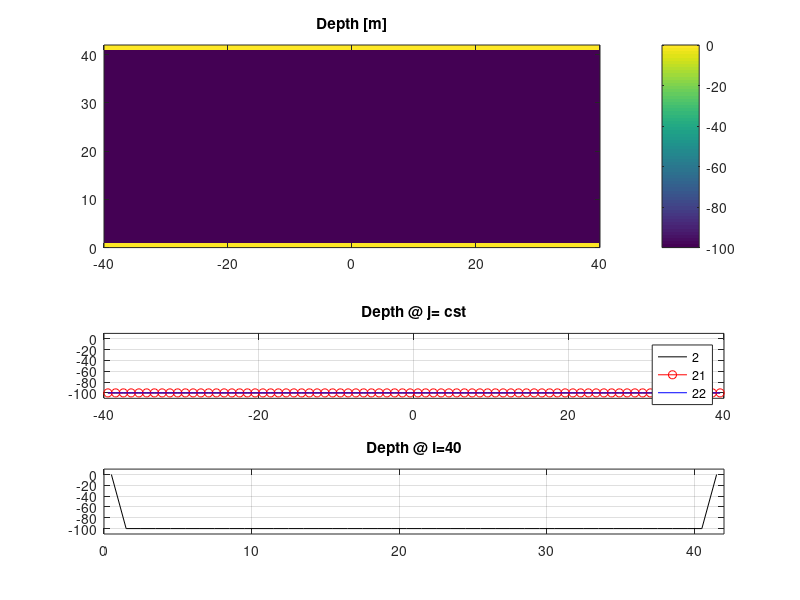
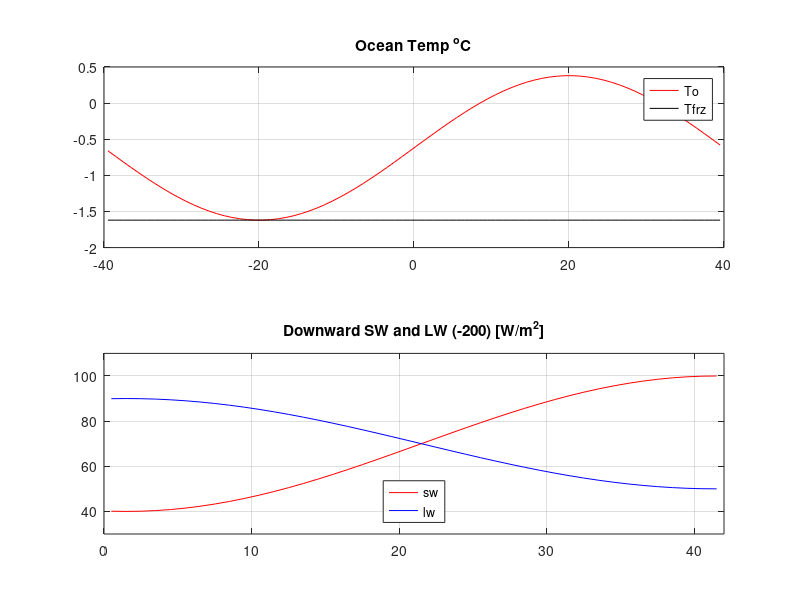
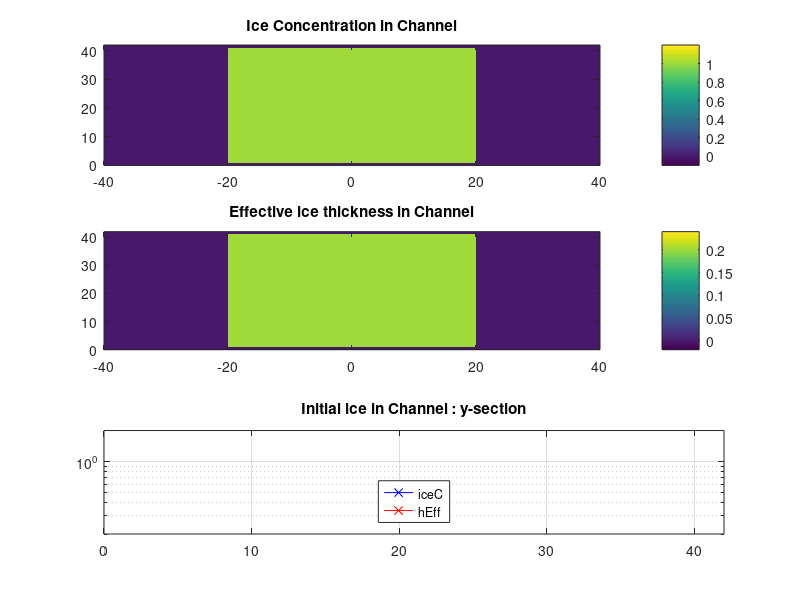

Write MATLAB code to recreate these figures, in order.

kwr=0;
%kwr=-1;
nx=80; ny=42; nr=3; nt=1;

xc=[1:nx]; xc=xc-mean(xc);
yc=[1:ny]-.5;

%------------------------------------------------------

windx=10.;
H0=-100.;

namf='channel.bin';
depth=H0*ones(nx,ny); depth(:,1)=0.; depth(:,ny)=0.;
if kwr > 0,
 fprintf('write to file: %s\n',namf);
 fid=fopen(namf,'w','b'); fwrite(fid,depth,'real*8'); fclose(fid);
end

namf='windx.bin';
wnd=windx*ones(nx,ny,nt);
if kwr > 0,
 fprintf('write to file: %s\n',namf);
 fid=fopen(namf,'w','b'); fwrite(fid,wnd,'real*8'); fclose(fid);
end

%- file name convention: "const_{xx}.bin" <-> uniform value = xx (in percent)
namf='const_00.bin';
fld=0*ones(nx,ny,nt);
if kwr > 0,
 fprintf('write to file: %s\n',namf);
 fid=fopen(namf,'w','b'); fwrite(fid,fld,'real*8'); fclose(fid);
end

namf='const100.bin'; w0=1.;
%var=w0*ones(nx,ny);
%if kwr > 0,
% fprintf('write to file: %s\n',namf);
% fid=fopen(namf,'w','b'); fwrite(fid,var,'real*8'); fclose(fid);
%end

namf='const+20.bin'; w0=0.2;
var=w0*ones(nx,ny);
if kwr > 0,
 fprintf('write to file: %s\n',namf);
 fid=fopen(namf,'w','b'); fwrite(fid,var,'real*8'); fclose(fid);
end

namf='ice0_area.bin'; iceC0=1.;
iceConc=zeros(nx,ny);
iceConc(21:60,:)=iceC0;
iceConc(:,1)=0; iceConc(:,ny)=0;
if kwr > 0,
 fprintf('write to file: %s\n',namf);
 fid=fopen(namf,'w','b'); fwrite(fid,iceConc,'real*8'); fclose(fid);
end

namf='ice0_heff.bin'; iceH0=0.2;
%iceVol=iceConc*iceH0;
%if kwr > 0,
% fprintf('write to file: %s\n',namf);
% fid=fopen(namf,'w','b'); fwrite(fid,iceVol,'real*8'); fclose(fid);
%end

%------------------------------------------------------

dsw0=70; dswA=30;
ymid=(yc(2)+yc(ny))/2;
ysn=yc-ymid ; ysn=ysn/(yc(ny)-yc(2)); ysn=sin(pi*ysn);

namf=['dsw_',int2str(dsw0),'y.bin'];
dsw_y=dsw0+dswA*ysn;
fld=ones(nx,1)*dsw_y;
if kwr > 0,
 fprintf('write to file: %s\n',namf);
 fid=fopen(namf,'w','b'); fwrite(fid,fld,'real*8'); fclose(fid);
end

dlw0=270; dlwA=-20;
namf=['dlw_',int2str(dlw0),'y.bin'];
dlw_y=dlw0+dlwA*ysn;
fld=ones(nx,1)*dlw_y;
if kwr > 0,
 fprintf('write to file: %s\n',namf);
 fid=fopen(namf,'w','b'); fwrite(fid,fld,'real*8'); fclose(fid);
end

cel2K=273.15; taC=-10;
%ta0=cel2K+taC; 
%- cheapAML works in deg.C
ta0=taC;
ta=ta0*ones(nx,ny);
namf=['tair_',int2str(taC),'.bin'];
if kwr > 0,
 fprintf('write to file: %s\n',namf);
 fid=fopen(namf,'w','b'); fwrite(fid,ta,'real*8'); fclose(fid);
end;

cvapor_fac     =   640380.000  ;
cvapor_exp     =     5107.400  ;
atmrho         =        1.200  ;
rh=70; %- specific humid <--> 70.% relative humid
taK=cel2K+taC;
tmpbulk = cvapor_fac*exp(-cvapor_exp./taK);
qa0= (rh/100.)*tmpbulk/atmrho ;
qa=qa0*ones(nx,ny);
namf=['qa',int2str(rh),'_',int2str(taC),'.bin'];
if kwr > 0,
 fprintf('write to file: %s\n',namf);
 fid=fopen(namf,'w','b'); fwrite(fid,qa,'real*8'); fclose(fid);
end;

%- salinity
sCst=30;
so=sCst*ones(nx,ny,nt);
namf='socn.bin';
%if kwr > 0,
% fprintf('write to file: %s\n',namf);
% fid=fopen(namf,'w','b'); fwrite(fid,so,'real*8'); fclose(fid);
%end;

muTf = 5.4e-2;
tfreeze=-muTf*sCst;
fprintf('T-freeze = %10.6f\n',tfreeze);
dtx=1; %- dtx = amplitude of relaxing ocean temp variations in X-dir
%to_x=tfreeze + dtx*sin(pi*(1+2*xc'/nx)) + dtx;
to_x=tfreeze + dtx*sin(pi*(2*xc'/nx)) + dtx;
  mnV=min(to_x); MxV=max(to_x); Avr=mean(to_x);
  fprintf(' SST* av,mn,Mx: %9.6f , %9.6f , %9.6f , %9.6f\n',Avr,mnV,MxV,MxV-mnV);
to=repmat(to_x,[1 ny nt]);
namf=['tocn_',int2str(dtx),'x.bin'];
if kwr > 0,
 fprintf('write to file: %s\n',namf);
 fid=fopen(namf,'w','b'); fwrite(fid,to,'real*8'); fclose(fid);
end;

%-- make some plots to check: ----------------

hScal=[-1.1 0.1]*abs(H0);
figure(1); clf;
subplot(211);
var=depth;
imagesc(xc,yc,var'); set(gca,'YDir','normal');
%caxis(hScal);
%change_colmap(-1);
colorbar;
title('Depth [m]');

subplot(413);
var=depth;
j1=2;
j2=ny/2;
j3=j2+1;
plot(xc,var(:,j1),'k-')
hold on; j=j+1;
plot(xc,var(:,j2),'ro-')
plot(xc,var(:,j3),'b-')
hold off;
axis([-nx/2 nx/2 hScal]);
grid
legend(int2str(j1),int2str(j2),int2str(j3));
title('Depth @ j= cst');

subplot(414);
i=nx/2;
plot(yc,var(i,:),'k-')
axis([0 ny H0*1.1 -H0*.1]);
grid
title(['Depth @ i=',int2str(i)]);

%--

figure(2);clf;
subplot(211)
plot(xc,to_x,'r-'); hold on;
%plot(xc,dewPt-cel2K,'b-');
plot(xc,tfreeze*ones(nx,1),'k-');
hold off;
AA=axis; axis([-nx/2 nx/2 AA(3:4)]);
legend('To','Tfrz');
grid
title('Ocean Temp ^oC');
%title(['del-Temp-X= ',int2str(dtx),' ; RH= ',int2str(rh),' ; Air Temp (^oC)']);
subplot(212)
plot(yc,dsw_y,'r-'); hold on;
plot(yc,dlw_y-200,'b-');
hold off;
%AA=axis; axis([0 ny AA(3:4)]);
axis([0 ny 30 110]);
grid
legend('sw','lw','Location','South');
title('Downward SW and LW (-200) [W/m^2]');

%--

figure(3);clf;
subplot(311)
var=iceConc; ccB=[-1 12]/10;
imagesc(xc,yc,var'); set(gca,'YDir','normal');
caxis(ccB);
%change_colmap(-1);
colorbar;
title('Ice Concentration in Channel');

iceVol=iceH0*iceConc;
subplot(312)
var=iceVol; ccB=[-1 12]/50;
imagesc(xc,yc,var'); set(gca,'YDir','normal');
caxis(ccB);
%change_colmap(-1);
colorbar;
title('Effective ice thickness in Channel');

subplot(313)
var=iceConc(1,:);
%plot(yc,var,'b-x'); hold on;
semilogy(yc,var,'b-x'); hold on;
var=iceVol(1,:);
%plot(yc,var,'r-x'); hold off;
semilogy(yc,var,'r-x'); hold on;
AA=axis; axis([0 ny [0 2]*iceC0]);
grid
legend('iceC','hEff','Location','South');
title('Initial ice in Channel : y-section');
%--
